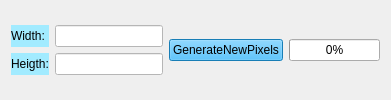
             <widget class="QWidget" name="tab">
              <attribute name="title">
               <string>Hw1</string>
              </attribute>
              <layout class="QVBoxLayout" name="verticalLayout_7">
               <item>
                <layout class="QHBoxLayout" name="horizontalLayout_8">
                 <item>
                  <layout class="QVBoxLayout" name="verticalLayout">
                   <item>
                    <layout class="QHBoxLayout" name="horizontalLayout_5">
                     <item>
                      <widget class="QLabel" name="label_3">
                       <property name="styleSheet">
                        <string notr="true">background-color:rgb(162, 235, 255)</string>
                       </property>
                       <property name="text">
                        <string>Width:</string>
                       </property>
                      </widget>
                     </item>
                    </layout>
                   </item>
                   <item>
                    <layout class="QHBoxLayout" name="horizontalLayout_6">
                     <item>
                      <widget class="QLabel" name="label_4">
                       <property name="styleSheet">
                        <string notr="true">background-color:rgb(162, 235, 255)</string>
                       </property>
                       <property name="text">
                        <string>Heigth:</string>
                       </property>
                      </widget>
                     </item>
                    </layout>
                   </item>
                  </layout>
                 </item>
                 <item>
                  <layout class="QVBoxLayout" name="verticalLayout_4">
                   <property name="sizeConstraint">
                    <enum>QLayout::SetMinimumSize</enum>
                   </property>
                   <item>
                    <widget class="QLineEdit" name="lineEdit">
                     <property name="sizePolicy">
                      <sizepolicy hsizetype="Minimum" vsizetype="Fixed">
                       <horstretch>0</horstretch>
                       <verstretch>0</verstretch>
                      </sizepolicy>
                     </property>
                     <property name="styleSheet">
                      <string notr="true">background-color:rgb(255, 255, 255)</string>
                     </property>
                    </widget>
                   </item>
                   <item>
                    <widget class="QLineEdit" name="lineEdit_2">
                     <property name="sizePolicy">
                      <sizepolicy hsizetype="Minimum" vsizetype="Fixed">
                       <horstretch>0</horstretch>
                       <verstretch>0</verstretch>
                      </sizepolicy>
                     </property>
                     <property name="styleSheet">
                      <string notr="true">background-color:rgb(255, 255, 255)</string>
                     </property>
                    </widget>
                   </item>
                  </layout>
                 </item>
                 <item>
                  <widget class="QPushButton" name="pushButton">
                   <property name="styleSheet">
                    <string notr="true">background-color:rgb(33, 177, 255)</string>
                   </property>
                   <property name="text">
                    <string>GenerateNewPixels</string>
                   </property>
                  </widget>
                 </item>
                 <item>
                  <widget class="QProgressBar" name="progressBar">
                   <property name="sizePolicy">
                    <sizepolicy hsizetype="Preferred" vsizetype="Fixed">
                     <horstretch>0</horstretch>
                     <verstretch>0</verstretch>
                    </sizepolicy>
                   </property>
                   <property name="maximumSize">
                    <size>
                     <width>100</width>
                     <height>16777215</height>
                    </size>
                   </property>
                   <property name="value">
                    <number>0</number>
                   </property>
                  </widget>
                 </item>
                </layout>
               </item>
              </layout>
             </widget>
